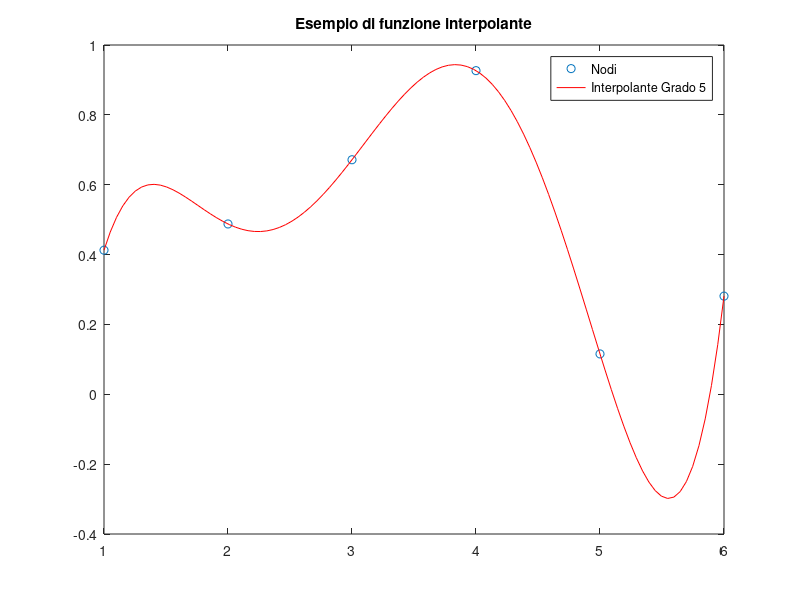
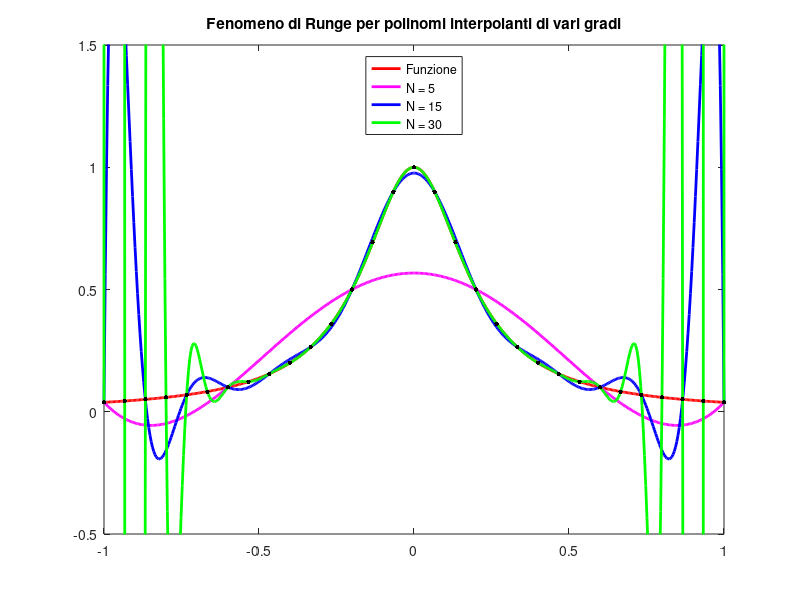
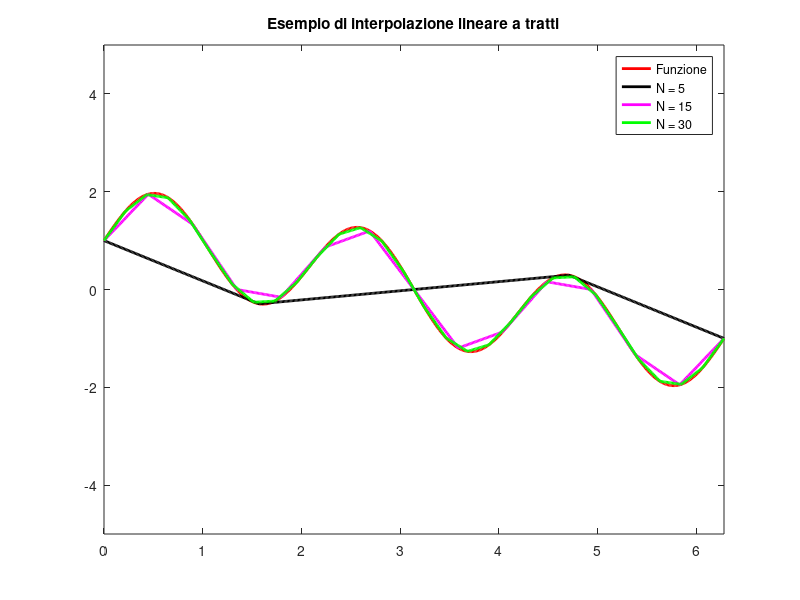
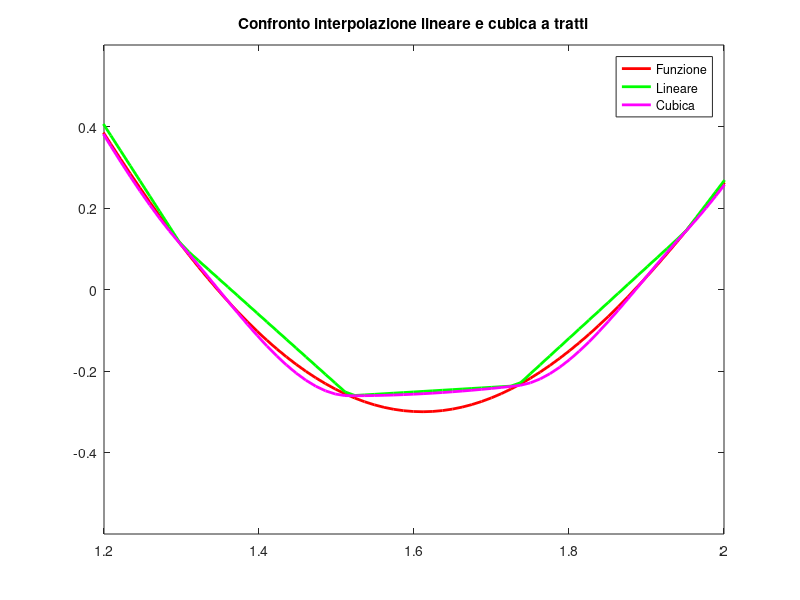

MATLAB code for these plots, in order: (Note: this script raises an error after producing the figures.)
%% Esempio 1-Interpolazione polinomiale di Lagrange
x=1:6;
y=rand(1,6);
figure(1);
nodi=plot(x,y,'o');
hold on;
t=linspace(1,6);
p=polyfit(x,y,5);
f=polyval(p,t);
p1=plot(t,f,'r');
title("Esempio di funzione interpolante");
legend([nodi p1],{'Nodi','Interpolante Grado 5'});

%% Esempio 2-Fenomeno di Runge
f = @(x) 1./(1 + 25*x.^2);
figure(2);
x = linspace(-1,1,500);
y_true = f(x);
fun=plot(x,y_true,'r','linewidth',2);
hold on;

N = 5; %Grado del polinomio
xdata = linspace(-1,1,N+1);
ydata = f(xdata);
p = polyfit(xdata,ydata,N);
y_fit = polyval(p,x);
poly_5 = plot(x,y_fit,'m','linewidth',2);
plot(xdata,ydata,'k.','markersize',10);

N = 15; %Grado del polinomio
xdata = linspace(-1,1,N+1);
ydata = f(xdata);
p = polyfit(xdata,ydata,N);
y_fit = polyval(p,x);
poly_15 = plot(x,y_fit,'b','linewidth',2);
plot(xdata,ydata,'k.','markersize',10);

N = 30;   %Grado del polinomio
xdata = linspace(-1,1,N+1);
ydata = f(xdata);
p = polyfit(xdata,ydata,N);
y_fit = polyval(p,x);
poly_30 = plot(x,y_fit,'g','linewidth',2);
plot(xdata,ydata,'k.','markersize',10);

axis([-1 1 -0.5 1.5]);
title("Fenomeno di Runge per polinomi interpolanti di vari gradi");
legend([fun,poly_5, poly_15,poly_30],{'Funzione','N = 5','N = 15','N = 30'},'Location','north');
%% Esempio 3- Interpolazione a tratti
f = @(x) sin(3*x)+cos(x/2);
figure(3);
t = linspace(0,2*pi,500);
y_true = f(t);
fun=plot(t,y_true,'r','linewidth',2);
hold on;
%N=5
x = linspace(0,2*pi,5); 
y = f(x);
pt=interp1(x,y,t);
lin5=plot(t,pt,'k','linewidth',2);
%N=15
x1 = linspace(0,2*pi,15);
y1 = f(x1);
pt1=interp1(x1,y1,t);
lin15=plot(t,pt1,'m','linewidth',2);
%N=30
x2 = linspace(0,2*pi,30);
y2 = f(x2);
pt2=interp1(x2,y2,t);
lin30=plot(t,pt2,'g','linewidth',2);
title("Esempio di interpolazione lineare a tratti");
axis([0 2*pi -5 5]);
legend([fun,lin5, lin15,lin30],{'Funzione','N = 5','N = 15','N = 30'},'Location','northeast');

%% Esempio 4-Confronto tra interpolante a tratti lineare e  cubica
f = @(x) sin(3*x)+cos(x/2);
figure(4);
t = linspace(0,2*pi,500);
y_true = f(t);
fun=plot(t,y_true,'r','linewidth',2);
hold on;
%Lineare
x = linspace(0,2*pi,30);
y = f(x);
pt=interp1(x,y,t);
lin=plot(t,pt,'g','linewidth',2);
%Cubica
ptc=interp1(x,y,t,'pchip'); 
cub=plot(t,ptc,'m','linewidth',2);
title("Confronto interpolazione lineare e cubica a tratti");
axis([1.2 2 -0.6 0.6]);
legend([fun,lin,cub],{'Funzione','Lineare','Cubica'},'Location','northeast');

%% Esempio 5- Confronto tra polinomio interpolante e spline naturale cubica
x=1:6;
y=rand(1,6);
figure(5);
punti=plot(x,y,'k.','MarkerSize',20);
hold on;

pp=csape(x,y,'second');%Spline naturale cubica
t=1:.1:6;
ys=ppval(pp,t);
spline=plot(t,ys,'r');

p=polyfit(x,y,5); %Polinomio grado 5
pl=polyval(p,t);
pol=plot(t,pl,'b');
title("Confronto polinomio interpolante e spline naturale");
legend([punti,spline,pol],{'Punti','Spline Naturale','Pol. Grado 5'},'Location','northeast');
%% Esempio 6 - Confronto pol interp spline naturale cubica ?(titanium)
[x,y]=titanium;
figure(6);
punti=plot(x,y,'k.','MarkerSize',20);
hold on;

t=linspace(595,1075);
pp=csape(x,y,'second');
ys=ppval(pp,t);
spline=plot(t,ys,'r');

p=polyfit(x,y,48); 
pl=polyval(p,t);
pol=plot(t,pl,'b');
axis([595 1075 -10 10]);
title("Confronto polinomio interpolante e spline naturale");
legend([punti,spline,pol],{'Punti','Spline Naturale','Pol. Interpolante'},'Location','northeast');
%% Esempio 7- Spline not a knot e sua derivata
%Definizione spline e derivata
x=linspace(-5,5,15);
xx=linspace(-5,5);
y=exp(-x).*cos(x);
yy=exp(-xx).*cos(xx);
yd=-exp(-xx).*(sin(xx)+cos(xx));
figure(7)
subplot(2,1,1);
punti=plot(x,y,'*');
hold on;
%pp form spline e derivata
pp=spline(x,y);
sder=fnder(pp,1);
%valutazione spline e derivata
sp=ppval(pp,xx);
sd=ppval(sder,xx);
spl=plot(xx,sp,'b');
fun=plot(xx,yy,'r');
legend([punti,spl,fun],{'Punti','Spline','Funzione'},'Location','northeast');
subplot(2,1,2);
hold on;
spld=plot(xx,sd,'b');
fund=plot(xx,yd,'r');
legend([spld,fund],{'Derivata Spline','Derivata Funzione'},'Location','southeast');
%% Esempio 8- Confronto vari tipi spline
x=linspace(-1,1,7);
y = 1./(1 + 25*x.^2);
yf=1./(1 + 25*xx.^2);
figure(8);
xx = linspace(-1,1,101);
nodi=plot(x,y,'k.','MarkerSize',20);
hold on;
fun=plot(xx,yf,'r','linewidth',2);
%not a knot
cs=spline(x,y,xx);
knot=plot(xx,cs,'b');
%naturale
pp=csape(x,y,'second');
yy=ppval(pp,xx);
spl=plot(xx,yy,'g');
legend([nodi,fun,knot,spl],{'Nodi','Funzione','Spline not a knot','Spline naturale'},'Location','northeast');
%% Interpolazione parametrica
